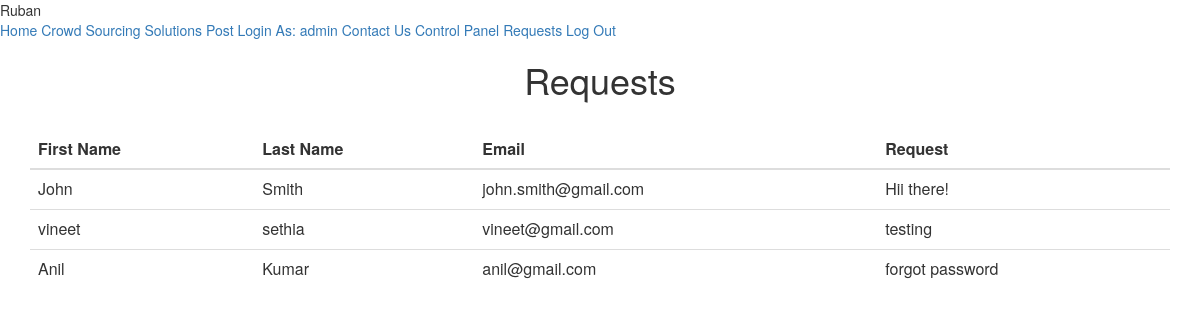
Before: /api/Request.php (signed in) with the older database file.
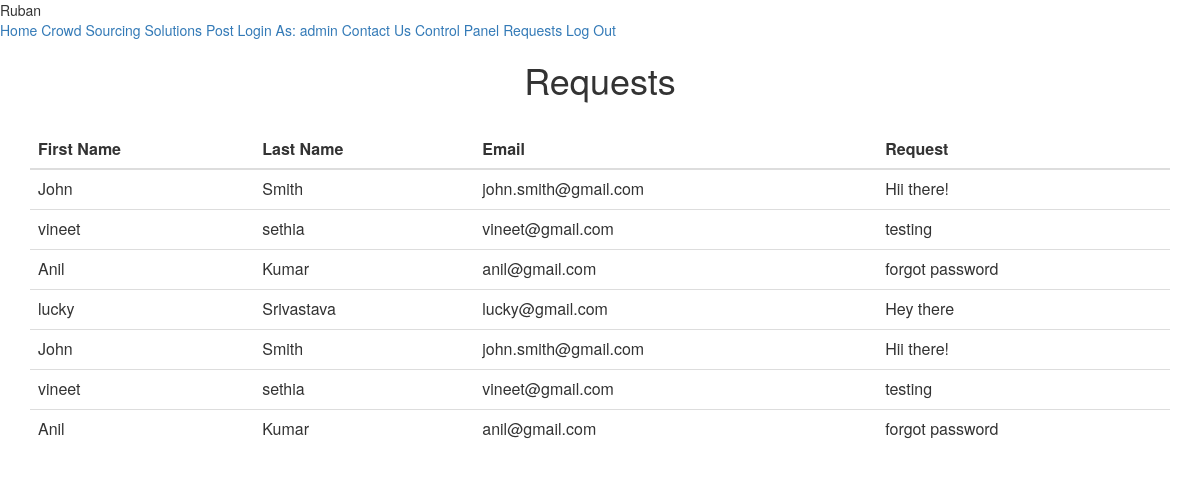
After: the same page with the newer database file.
### tables this page shows
CREATE TABLE IF NOT EXISTS `contact` (
  `first_name` varchar(20) DEFAULT NULL,
  `last_name` varchar(20) DEFAULT NULL,
  `email` varchar(50) DEFAULT NULL,
  `comment` text
);

### api/Request.php (the view, shortened to what this page needs)
<html>
  <head>
    <link rel="stylesheet" href="https://storage.googleapis.com/code.getmdl.io/1.0.2/material.indigo-pink.min.css">
    <link rel="stylesheet" href="https://storage.googleapis.com/code.getmdl.io/1.0.4/material.indigo-pink.min.css">
    <link rel="stylesheet" href="https://storage.googleapis.com/code.getmdl.io/1.0.4/material.indigo-pink.min.css">
<link rel="stylesheet" href="http://maxcdn.bootstrapcdn.com/bootstrap/3.3.5/css/bootstrap.min.css">
  </head>
  <body>
    <div class="mdl-layout mdl-js-layout mdl-layout--fixed-header">
      <header class="mdl-layout__header">
        <div class="mdl-layout__header-row">
          <span class="mdl-layout-title">Ruban&nbsp;&nbsp;&nbsp;</span>
          <nav class="mdl-navigation mdl-layout--large-screen-only">
            <a class="mdl-navigation__link" href="user.php">Home</a>
			<a class="mdl-navigation__link" href="crowdsorcing.php">Crowd Sourcing Solutions</a>
            <a class="mdl-navigation__link" href="post.php">Post</a>
			<a class="mdl-navigation__link" href="profile.php">Login As:<?php echo " ".$_SESSION["username"]?></a>
			<a class="mdl-navigation__link" href="../html/contact.html">Contact Us</a>
				<a class="mdl-navigation__link" href="control.php">Control Panel</a>
					<a class="mdl-navigation__link" href="Request.php">Requests</a>
			<a class="mdl-navigation__link" href="logout.php">Log Out</a>
          </nav>
        </div>
      </header>
      <main class="mdl-layout__content">
        <div class="page-content">
		<center><h1>Requests</h1></center><br>
		<?php
$servername = "localhost";
$username = "root";
$password = "";
$dbname = "ruban";
$conn = mysqli_connect($servername, $username, $password, $dbname);
$re="select * from contact";
			echo "<div class=\"container\">
  <table class=\"table table-hover\">
    <thead>
      <tr>
        <th>First Name</th>
        <th>Last Name</th>
        <th>Email</th>
		<th>Request</th>
      </tr>
    </thead>
    <tbody>";
		$rs = mysqli_query($conn,$re);
while ($row=mysqli_fetch_array($rs))
	{
		$p=$row['first_name'];
	$p1=$row['last_name'];
	$p2=$row['email'];
	$p3=$row['comment'];
	echo "<tr><td>$p</td><td>$p1</td><td>$p2</td><td>$p3</td></tr>";
	}
	echo "</tbody></table></div>";
?>
</body>
</html>

### api/Request.php (style rules this page uses)
body { background:url(../img/background.jpg) no-repeat; background-size: cover; height:100%; }

Changed rows visible on the page:
added contact: first_name "lucky", last_name "Srivastava", email "lucky@gmail.com", comment "Hey there"
added contact: first_name "John", last_name "Smith", email "john.smith@gmail.com", comment "Hii there!"
added contact: first_name "vineet", last_name "sethia", email "vineet@gmail.com", comment "testing"
added contact: first_name "Anil", last_name "Kumar", email "anil@gmail.com", comment "forgot password"
